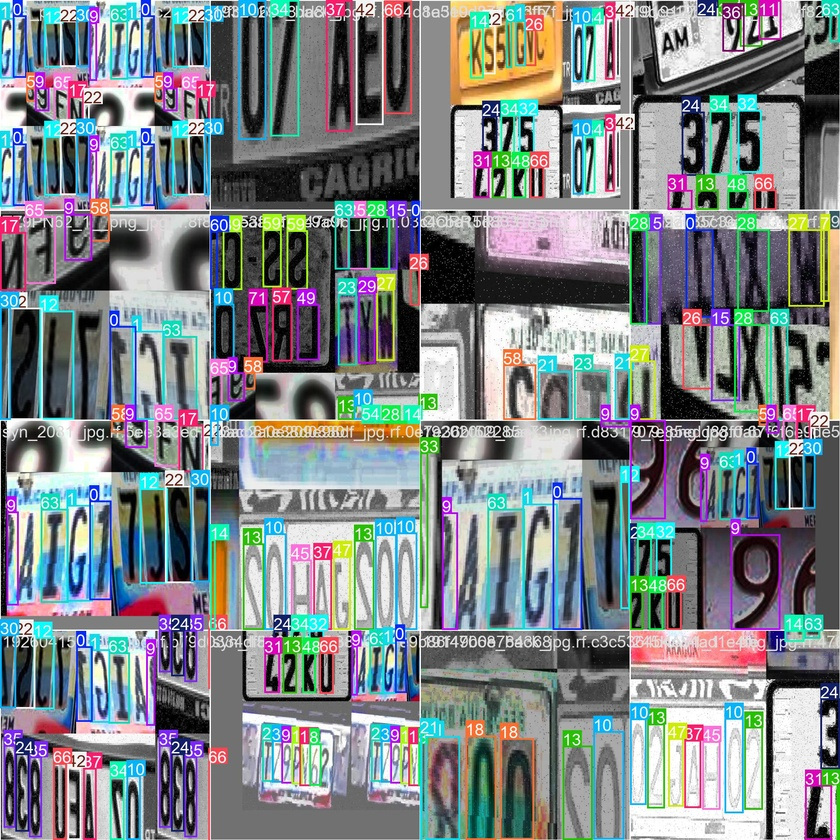
#> input picture models/CharModel/train_batch0.jpg, 840 x 840 px, shrunk from 1920 x 1920 before the run
$ python -i CarPlateDetector.py   (imports and definitions only)
#> lines starting #> are read from the running program, lines starting #| are printed output that depends on the picture; after the words box and inside, x2 and y2 are one past the last pixel; in counts of white or black regions, pixels touching at a corner belong together
import cv2
import pytesseract

# Tesseract path
pytesseract.pytesseract.tesseract_cmd = r'C:\Program Files\Tesseract-OCR\tesseract.exe'

class CarPlateDetector:
    def processImage(self, path):
#> called with path = '../models/CharModel/train_batch0.jpg'
        image = cv2.imread(path)
#> image is the input picture: shape (840, 840, 3); mean B, G, R 134, 130.9, 124.5
        if image is None:
            print("Image doesn't read. Check the path:", path)
            return

        # 1. First processing
        gray = cv2.cvtColor(image, cv2.COLOR_BGR2GRAY)
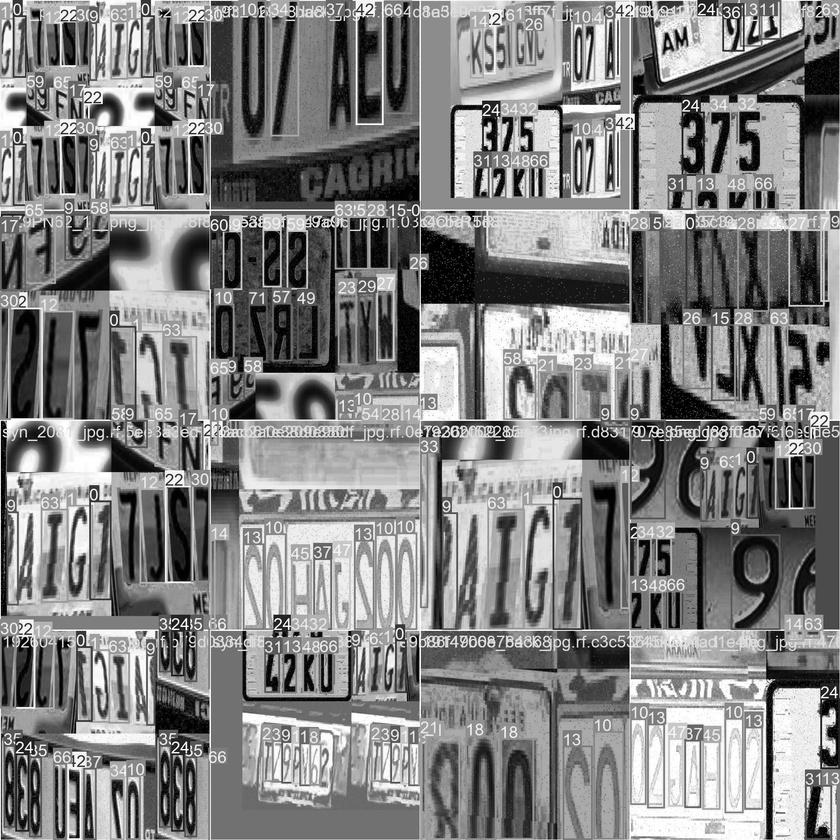
#> gray: shape (840, 840); min 0, max 255, mean 129.4
        blurred = cv2.GaussianBlur(gray, (5, 5), 0)
        edges = cv2.Canny(blurred, 50, 150)
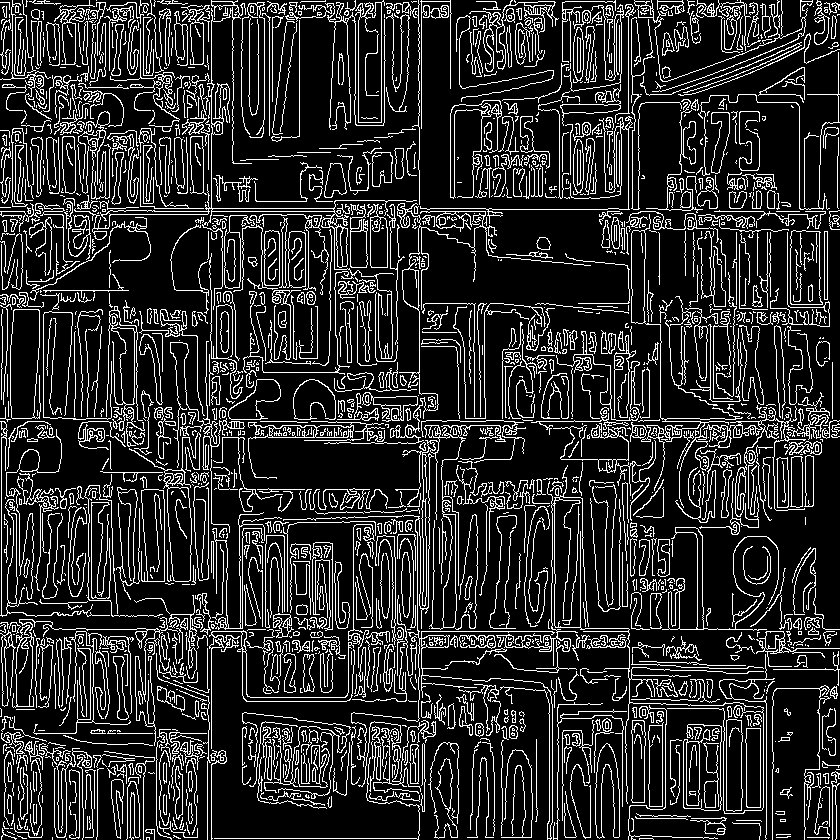
#> edges: shape (840, 840); 16.8% white in thin lines or dots

        # 2. Finding countour
        contours, _ = cv2.findContours(edges.copy(), cv2.RETR_EXTERNAL, cv2.CHAIN_APPROX_SIMPLE)
#> contours = 1645 contours, 1323 with area under 20; largest, box (x1, y1, x2, y2) and area: (10, 309, 41, 419) 2838, (355, 0, 385, 123) 2592, (129, 432, 201, 582) 2234, (790, 230, 823, 305) 2130, (141, 489, 165, 582) 1838
        contours = sorted(contours, key=cv2.contourArea, reverse=True)

        plate_contour = None
        for contour in contours:
            approx = cv2.approxPolyDP(contour, 0.02 * cv2.arcLength(contour, True), True)
            if len(approx) == 4:
                plate_contour = approx
                break
#> this loop made 1 pass
#> plate_contour on pass 1: [[14, 309], [11, 417], [39, 418], [39, 310]]

        if plate_contour is not None:
            # 3. Draw rectangle
            cv2.drawContours(image, [plate_contour], -1, (0, 255, 0), 3)
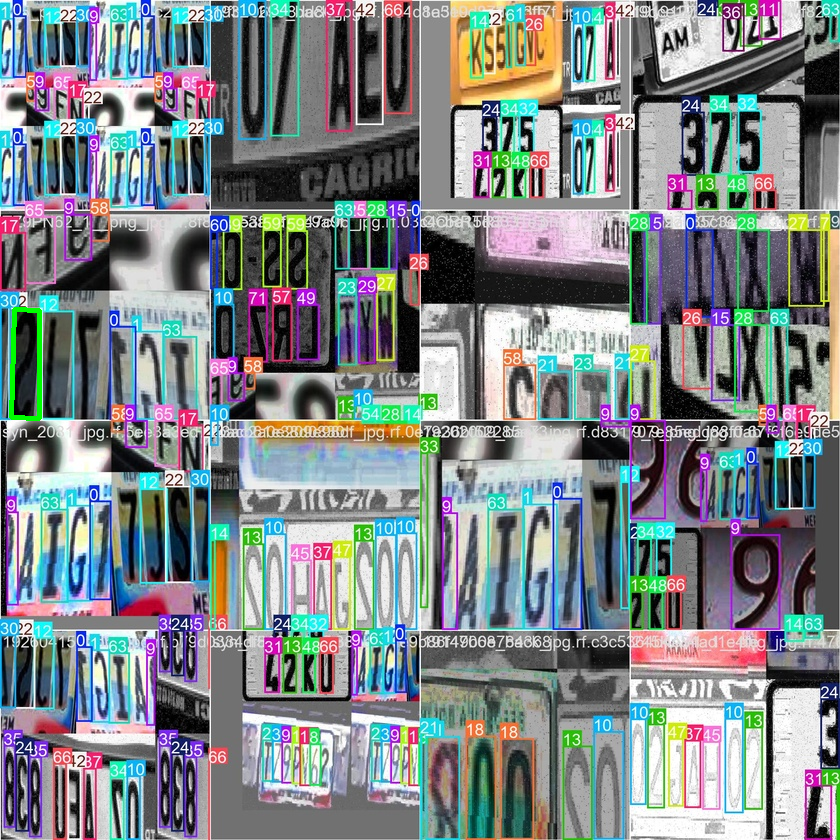
#> image: shape (840, 840, 3); 0.19% of pixels changed, all inside (x1, y1, x2, y2) = (9, 307, 42, 421)

            # 4. Cut the region of plate
            x, y, w, h = cv2.boundingRect(plate_contour)
#> x = 11; y = 309; w = 29; h = 110
            plate_roi = gray[y:y+h, x:x+w]
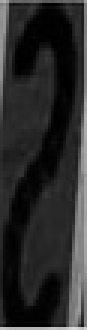
#> plate_roi: shape (110, 29) (shown 3 times larger); min 0, max 218, mean 41.2

            # 5. OCR
#> (the run stopped early here; a loop or call above may not have finished)

$ run again, on models/CharModel/train_batch1.jpg
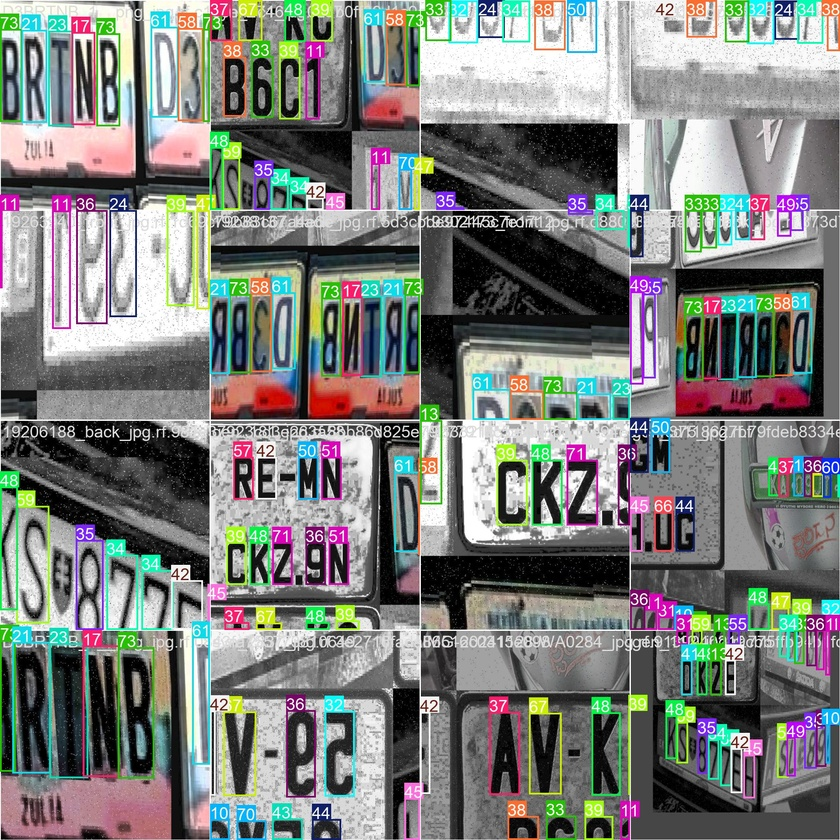
#> input picture models/CharModel/train_batch1.jpg, 840 x 840 px, shrunk from 1920 x 1920 before the run
#> in processImage, image is the input picture: shape (840, 840, 3); mean B, G, R 123, 125.9, 123.4
#> in processImage, `edges = cv2.Canny(blurred, 50, 150)`:
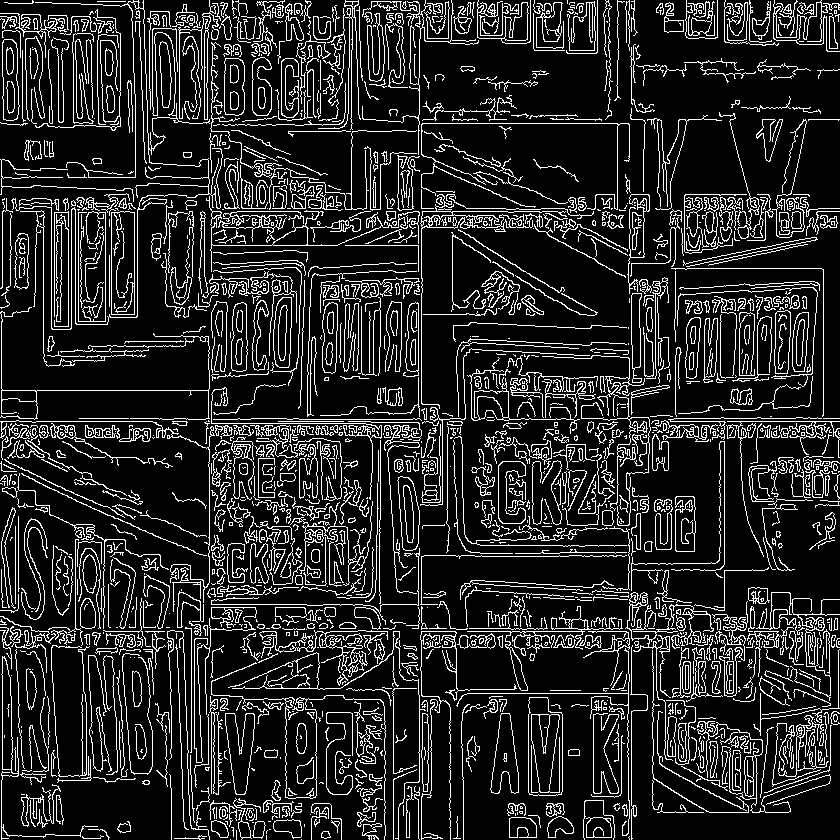
#> edges: shape (840, 840); 15.2% white in thin lines or dots
#> contours = 1541 contours, 1199 with area under 20; largest, box (x1, y1, x2, y2) and area: (528, 697, 563, 796) 3096, (111, 211, 135, 315) 2355, (225, 713, 255, 795) 1458, (490, 713, 519, 794) 1344, (397, 476, 420, 551) 1213
#> the loop in processImage, `for contour in contours:` made 2 passes
#> plate_contour on pass 2: [[111, 212], [111, 314], [134, 314], [134, 212]]
#> image: shape (840, 840, 3); 0.18% of pixels changed, all inside (x1, y1, x2, y2) = (109, 210, 137, 317)
#> x = 111; y = 212; w = 24; h = 103
#> in processImage, `plate_roi = gray[y:y+h, x:x+w]`:
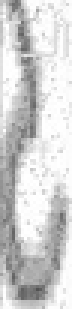
#> plate_roi: shape (103, 24) (shown 3 times larger); min 82, max 255, mean 208.8

$ run again, on models/CharModel/train_batch161720.jpg
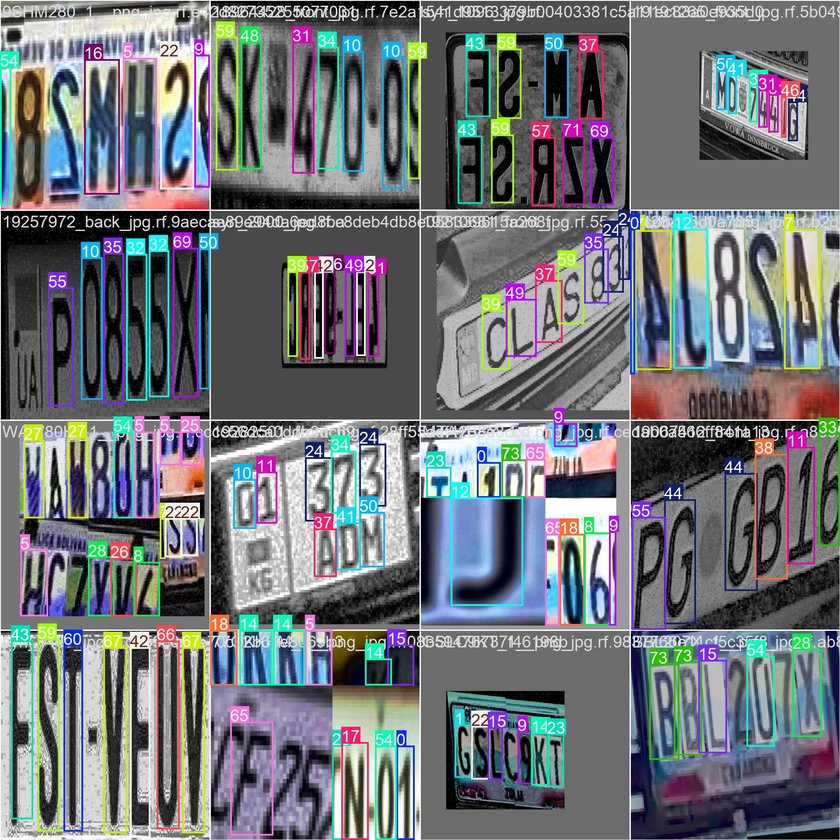
#> input picture models/CharModel/train_batch161720.jpg, 840 x 840 px, shrunk from 1920 x 1920 before the run
#> in processImage, image is the input picture: shape (840, 840, 3); mean B, G, R 119, 114.1, 110.6
#> in processImage, `edges = cv2.Canny(blurred, 50, 150)`:
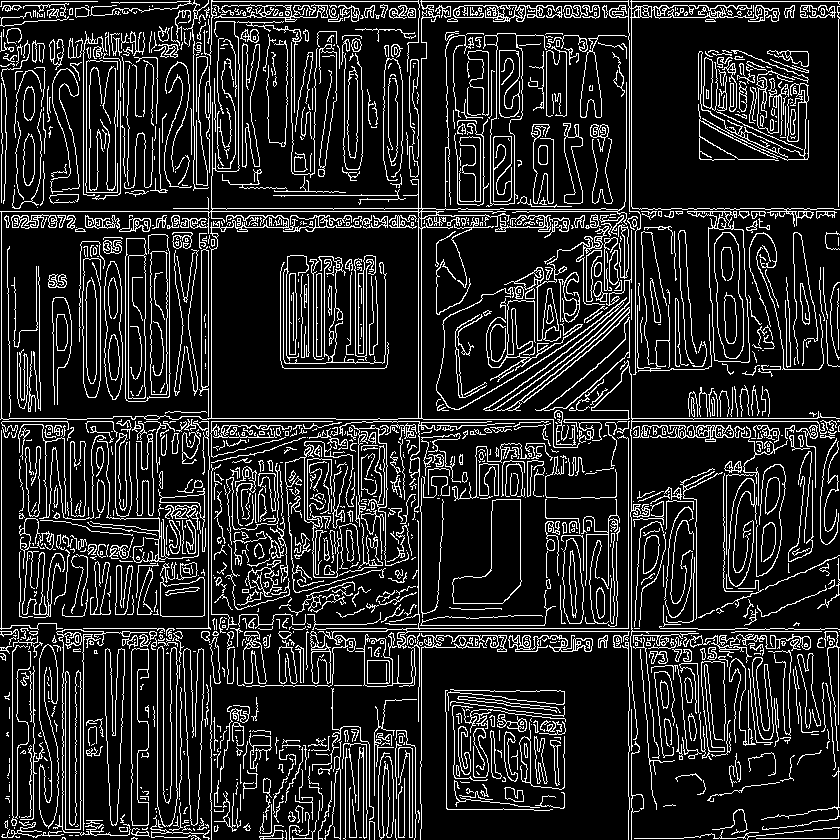
#> edges: shape (840, 840); 15.2% white in thin lines or dots
#> contours = 1376 contours, 1105 with area under 20; largest, box (x1, y1, x2, y2) and area: (0, 10, 627, 448) 87717, (687, 211, 750, 363) 5064, (483, 33, 547, 207) 4090, (452, 499, 522, 604) 3876, (157, 646, 178, 827) 2160
#> the loop in processImage, `for contour in contours:` made 5 passes
#> plate_contour on pass 5: [[160, 646], [169, 826], [177, 660], [166, 802]]
#> in processImage, `cv2.drawContours(image, [plate_contour], -1, (0, 255, 0), 3)`:
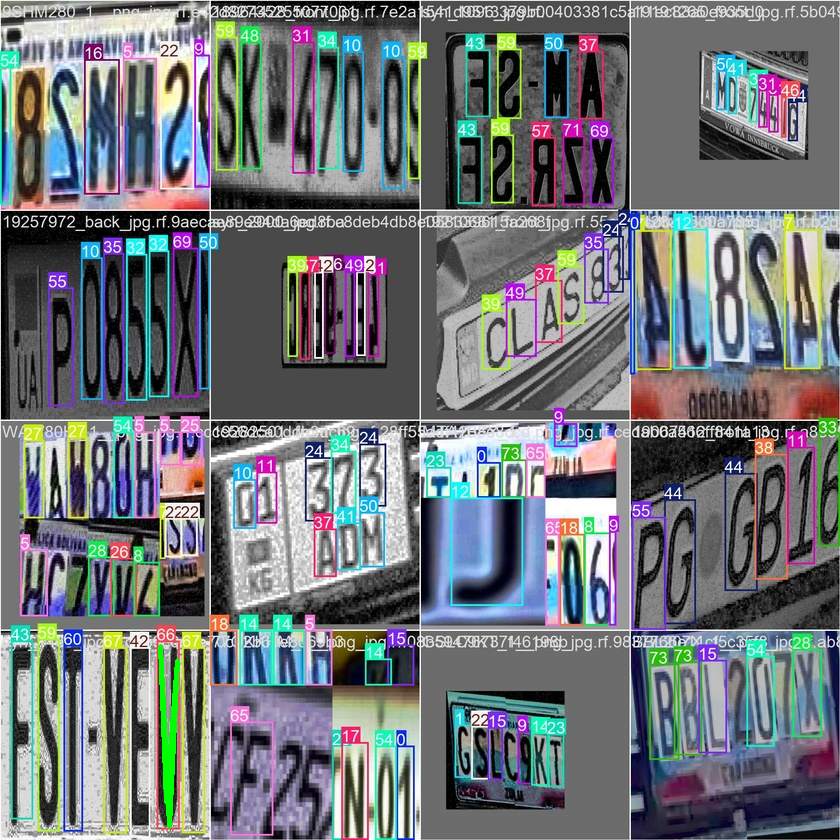
#> image: shape (840, 840, 3); 0.27% of pixels changed, all inside (x1, y1, x2, y2) = (158, 644, 180, 829)
#> x = 160; y = 646; w = 18; h = 181

$ run again, on models/CharModel/train_batch161721.jpg
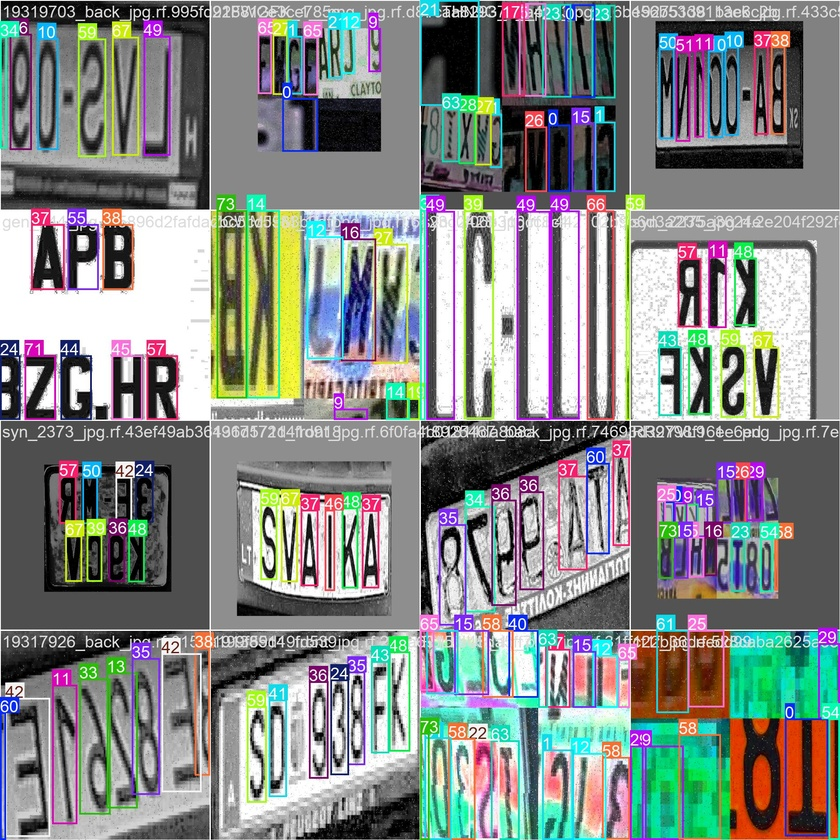
#> input picture models/CharModel/train_batch161721.jpg, 840 x 840 px, shrunk from 1920 x 1920 before the run
#> in processImage, image is the input picture: shape (840, 840, 3); mean B, G, R 133, 135.3, 131
#> in processImage, `edges = cv2.Canny(blurred, 50, 150)`:
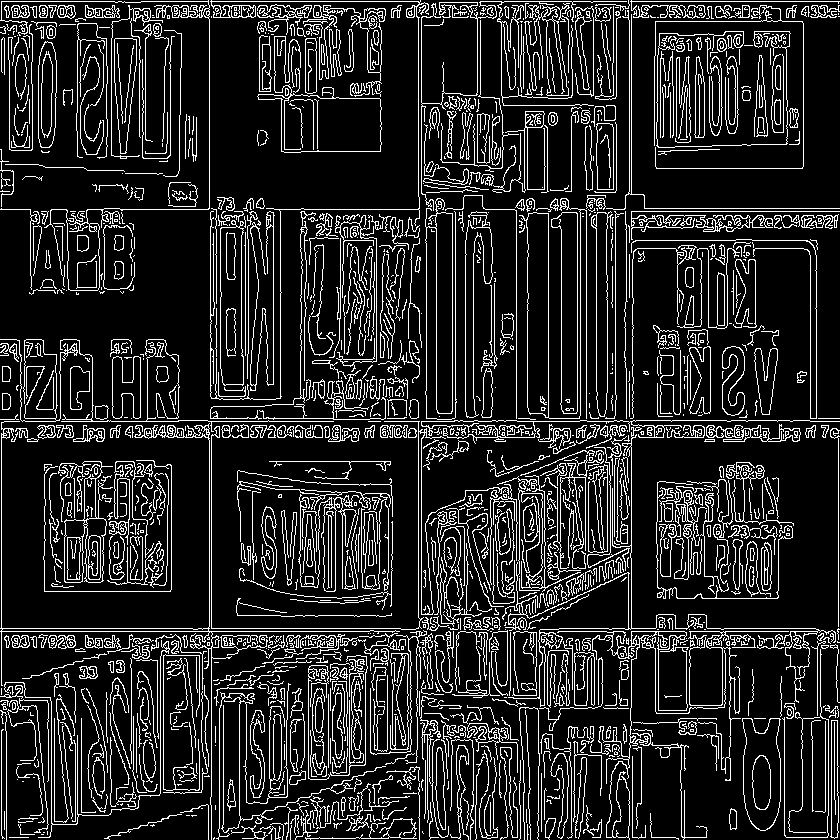
#> edges: shape (840, 840); 14.8% white in thin lines or dots
#> contours = 1428 contours, 1143 with area under 20; largest, box (x1, y1, x2, y2) and area: (257, 36, 382, 153) 5505, (519, 198, 587, 419) 4276, (742, 718, 781, 831) 3490, (220, 220, 244, 386) 3367, (551, 212, 578, 414) 3309
#> the loop in processImage, `for contour in contours:` made 4 passes
#> plate_contour on pass 4: [[220, 228], [224, 385], [242, 385], [243, 222]]
#> image: shape (840, 840, 3); 0.26% of pixels changed, all inside (x1, y1, x2, y2) = (218, 220, 246, 388)
#> x = 220; y = 222; w = 24; h = 164
#> in processImage, `plate_roi = gray[y:y+h, x:x+w]`:
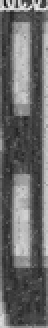
#> plate_roi: shape (164, 24) (shown 2 times larger); min 19, max 246, mean 104.8
